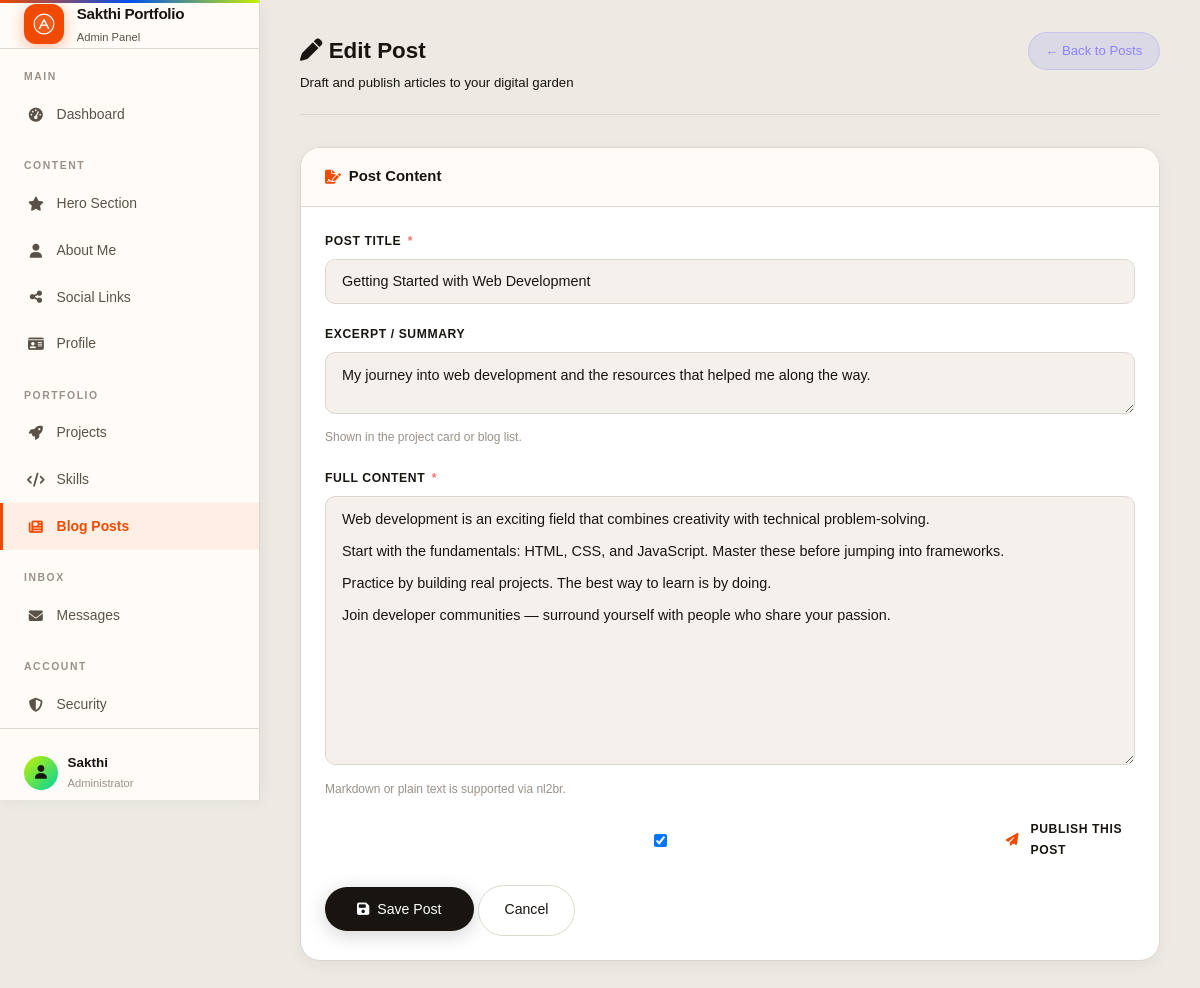
The page /admin/note-edit.php?id=1 (signed in) on the database its author committed.
### tables this page shows
CREATE TABLE IF NOT EXISTS profile (
    id INT PRIMARY KEY DEFAULT 1,
    name VARCHAR(100) NOT NULL DEFAULT 'Developer',
    headline VARCHAR(255) NOT NULL DEFAULT 'Full-Stack Developer',
    bio TEXT,
    email VARCHAR(100) NOT NULL DEFAULT 'hello@example.com',
    avatar VARCHAR(255) DEFAULT NULL,
    resume VARCHAR(255) DEFAULT NULL,
    github VARCHAR(255) DEFAULT NULL,
    linkedin VARCHAR(255) DEFAULT NULL,
    twitter VARCHAR(255) DEFAULT NULL,
    updated_at TIMESTAMP DEFAULT CURRENT_TIMESTAMP ON UPDATE CURRENT_TIMESTAMP
);

CREATE TABLE IF NOT EXISTS notes (
    id INT AUTO_INCREMENT PRIMARY KEY,
    title VARCHAR(200) NOT NULL,
    excerpt TEXT,
    content TEXT NOT NULL,
    published TINYINT(1) DEFAULT 0,
    created_at TIMESTAMP DEFAULT CURRENT_TIMESTAMP,
    updated_at TIMESTAMP DEFAULT CURRENT_TIMESTAMP ON UPDATE CURRENT_TIMESTAMP
);

### includes/functions.php (called while the page is built, shortened)
<?php
function escape($string)
{
    return htmlspecialchars($string ?? '', ENT_QUOTES | ENT_SUBSTITUTE, 'UTF-8');
}
function getProfile()
{
    $db = Database::getInstance();
    $profile = $db->getRow("SELECT * FROM profile WHERE id = 1");
    return $profile ?: [
        'name' => 'Developer',
        'headline' => 'Full-Stack Developer',
        'bio' => 'Building digital experiences.',
        'email' => 'hello@example.com',
        'avatar' => null,
        'resume' => null,
        'github' => null,
        'linkedin' => null,
        'twitter' => null,
    ];
}
function getNote($id)
{
    $db = Database::getInstance();
    return $db->getRow("SELECT * FROM notes WHERE id = ?", [(int) $id], 'i');
}

### includes/db.php (called while the page is built, shortened)
<?php
class Database {
    private static $instance = null;
    private $connection;
    private function __construct() {
        try {
            $this->connection = new mysqli(DB_HOST, DB_USER, DB_PASS, DB_NAME);
            $this->connection->set_charset('utf8mb4');
        } catch (mysqli_sql_exception $e) {
            error_log("Database connection failed: " . $e->getMessage());
            if (defined('DB_HOST') && DB_HOST === 'localhost') {
                die('<div style="font-family:sans-serif;padding:2rem;background:#1a1a24;color:#ff4444;border:1px solid #ff4444;border-radius:12px;margin:2rem;max-width:600px;">
                    <h2>⚠️ Database Connection Failed</h2>
                    <p>' . htmlspecialchars($e->getMessage()) . '</p>
                    <p style="color:#a0a0b0;margin-top:1rem;">Run <a href="' . BASE_URL . '/setup.php" style="color:#6c5ce7;">setup.php</a> to create the database.</p>
                </div>');
            } else {
                die("Database connection error. Please try again later.");
            }
        }
    }
    public static function getInstance() {
        if (self::$instance === null) {
            self::$instance = new self();
        }
        return self::$instance;
    }
    public function query($sql, $params = [], $types = '') {
        try {
            $stmt = $this->connection->prepare($sql);
            if (!empty($params)) {
                $stmt->bind_param($types, ...$params);
            }
            $stmt->execute();
            return $stmt;
        } catch (mysqli_sql_exception $e) {
            error_log("Query failed: " . $e->getMessage() . " | SQL: " . $sql);
            return false;
        }
    }
    public function getRow($sql, $params = [], $types = '') {
        $stmt = $this->query($sql, $params, $types);
        if ($stmt) {
            $result = $stmt->get_result();
            return $result->fetch_assoc();
        }
        return null;
    }
}

### includes/auth.php (called while the page is built, shortened)
<?php
require_once __DIR__ . '/db.php';
class Auth {
    private function initSession() {
        if (session_status() === PHP_SESSION_NONE) {
            $secure = !empty($_SERVER['HTTPS']) && $_SERVER['HTTPS'] !== 'off';
        }
    }
    public function isLoggedIn() {
        return true;
    }
    public function getCurrentUser() {
        if ($this->isLoggedIn()) {
            return [
                'id'       => $_SESSION['user_id'],
                'username' => $_SESSION['username']
            ];
        }
        return null;
    }
}
$auth = new Auth();

### admin/note-edit.php (the view, shortened to what this page needs)
<?php
require_once '../includes/db.php';
require_once '../includes/auth.php';
require_once '../includes/functions.php';
$auth->requireLogin();
$id = isset($_GET['id']) ? (int) $_GET['id'] : 0;
$note = $id ? getNote($id) : null;
require_once '../includes/header.php';
?>
<div class="admin-layout">
    <?php include __DIR__ . '/_sidebar.php'; ?>
    <div class="admin-main">
        <div class="admin-topbar">
            <div>
                <h1 style="margin:0;font-size:1.4rem;font-weight:700;color:var(--text-strong)">
                    <i class="fa-solid fa-<?php echo $id ? 'pen' : 'plus'; ?>" style="color:var(--accent)"></i>
                    <?php echo $id ? 'Edit Post' : 'New Post'; ?>
                </h1>
                <p style="font-size:.83rem;color:var(--text-muted);margin-top:.1rem">Draft and publish articles to your
                    digital garden</p>
            </div>
            <a href="<?php echo BASE_URL; ?>/admin/notes.php" class="btn-glass btn-sm">← Back to Posts</a>
        </div>
        <div class="admin-card">
            <div class="admin-card-header">
                <h2><i class="fa-solid fa-file-signature"></i> Post Content</h2>
            </div>
            <div class="admin-card-body">
                <form method="POST" class="admin-form">
                    <div class="field">
                        <label for="title">Post Title <span style="color:#f87171">*</span></label>
                        <input type="text" id="title" name="title"
                            value="<?php echo escape($note['title'] ?? $_POST['title'] ?? ''); ?>" required
                            placeholder="Enter a catchy title...">
                    </div>
                    <div class="field">
                        <label for="excerpt">Excerpt / Summary</label>
                        <textarea id="excerpt" name="excerpt" rows="2"
                            placeholder="Brief summary shown on the blog index..."><?php echo escape($note['excerpt'] ?? $_POST['excerpt'] ?? ''); ?></textarea>
                        <p class="form-hint">Shown in the project card or blog list.</p>
                    </div>
                    <div class="field">
                        <label for="content">Full Content <span style="color:#f87171">*</span></label>
                        <textarea id="content" name="content" rows="15" required
                            placeholder="Write your post content here..."><?php echo escape($note['content'] ?? $_POST['content'] ?? ''); ?></textarea>
                        <p class="form-hint">Markdown or plain text is supported via nl2br.</p>
                    </div>
                    <div class="field" style="display:flex; align-items:center; gap:0.6rem">
                        <input type="checkbox" id="published" name="published" <?php echo (($note['published'] ?? false) || isset($_POST['published'])) ? 'checked' : ''; ?>>
                        <label for="published" style="margin-bottom:0; cursor:pointer">
                            <i class="fa-solid fa-paper-plane" style="font-size:0.8rem; margin-right:0.3rem"></i>
                            Publish this post
                        </label>
                    </div>
                    <div class="form-actions" style="margin-top:1.5rem">
                        <button type="submit" class="btn-primary">
                            <i class="fa-solid fa-floppy-disk"></i> Save Post
                        </button>
                        <a href="<?php echo BASE_URL; ?>/admin/notes.php" class="btn-glass">Cancel</a>
                    </div>
                </form>
            </div>
        </div>
    </div>
</div>
<?php require_once '../includes/footer.php'; ?>

### admin/_sidebar.php (shortened to what this page needs)
<?php
$currentPage = basename($_SERVER['PHP_SELF']);
$profile = $profile ?? getProfile();
$currentUser = $auth->getCurrentUser();
?>
<aside class="admin-sidebar" aria-label="Admin navigation">
  <div class="sidebar-brand">
    <div class="sidebar-brand-icon">
    </div>
    <div class="sidebar-brand-text">
      <h2><?php echo escape(SITE_NAME); ?></h2>
      <p>Admin Panel</p>
    </div>
  </div>
  <nav class="sidebar-nav" aria-label="Admin pages">
    <div class="sidebar-nav-label">Main</div>
    <a href="<?php echo BASE_URL; ?>/admin/dashboard.php"
      class="<?php echo $currentPage === 'dashboard.php' ? 'active' : ''; ?>">
      <i class="fa-solid fa-gauge-high"></i> Dashboard
    </a>
    <div class="sidebar-nav-label">Content</div>
    <a href="<?php echo BASE_URL; ?>/admin/hero.php" class="<?php echo $currentPage === 'hero.php' ? 'active' : ''; ?>">
      <i class="fa-solid fa-star"></i> Hero Section
    </a>
    <a href="<?php echo BASE_URL; ?>/admin/about.php"
      class="<?php echo $currentPage === 'about.php' ? 'active' : ''; ?>">
      <i class="fa-solid fa-user"></i> About Me
    </a>
    <a href="<?php echo BASE_URL; ?>/admin/social.php"
      class="<?php echo $currentPage === 'social.php' ? 'active' : ''; ?>">
      <i class="fa-solid fa-share-nodes"></i> Social Links
    </a>
    <a href="<?php echo BASE_URL; ?>/admin/profile.php"
      class="<?php echo $currentPage === 'profile.php' ? 'active' : ''; ?>">
      <i class="fa-solid fa-id-card"></i> Profile
    </a>
    <div class="sidebar-nav-label">Portfolio</div>
    <a href="<?php echo BASE_URL; ?>/admin/projects.php"
      class="<?php echo in_array($currentPage, ['projects.php', 'project-edit.php']) ? 'active' : ''; ?>">
      <i class="fa-solid fa-rocket"></i> Projects
    </a>
    <a href="<?php echo BASE_URL; ?>/admin/skills.php"
      class="<?php echo in_array($currentPage, ['skills.php', 'skill-edit.php']) ? 'active' : ''; ?>">
      <i class="fa-solid fa-code"></i> Skills
    </a>
    <a href="<?php echo BASE_URL; ?>/admin/notes.php"
      class="<?php echo in_array($currentPage, ['notes.php', 'note-edit.php']) ? 'active' : ''; ?>">
      <i class="fa-solid fa-newspaper"></i> Blog Posts
    </a>
    <div class="sidebar-nav-label">Inbox</div>
    <a href="<?php echo BASE_URL; ?>/admin/messages.php"
      class="<?php echo $currentPage === 'messages.php' ? 'active' : ''; ?>">
      <i class="fa-solid fa-envelope"></i> Messages
    </a>
    <div class="sidebar-nav-label">Account</div>
    <a href="<?php echo BASE_URL; ?>/admin/security.php"
      class="<?php echo $currentPage === 'security.php' ? 'active' : ''; ?>">
      <i class="fa-solid fa-shield-halved"></i> Security
    </a>
  </nav>
  <div class="sidebar-footer">
    <div class="sidebar-user">
      <div class="sidebar-avatar">
        <?php if (!empty($profile['avatar'])): ?>
          <img src="<?php echo UPLOAD_URL . escape($profile['avatar']); ?>" alt=""
            style="width:32px;height:32px;object-fit:cover;border-radius:50%">
        <?php else: ?>
          <i class="fa-solid fa-user" style="font-size:.85rem"></i>
        <?php endif; ?>
      </div>
      <div>
        <div class="sidebar-username"><?php echo escape($currentUser['username'] ?? 'Admin'); ?></div>
        <div class="sidebar-role">Administrator</div>
      </div>
    </div>
  </div>
</aside>

### assets/css/style.css (style rules this page uses)
:root { --bg: #0a0a0f; --bg2: #111118; --bg3: #1a1a24; --card: #13131c; --card2: #1e1e2e; --stroke: rgba(108, 99, 255, 0.18); --stroke2: rgba(255, 255, 255, 0.07); --violet: #6c63ff; --violet2: #8b83ff; --cyan: #00d4ff; --coral: #ff6b6b; --green: #39d98a; --gold: #ffd166; --ink: #e8e8f0; --ink2: #9898b8; --ink3: #5a5a7a; --glow-v: rgba(108, 99, 255, 0.35); --glow-c: rgba(0, 212, 255, 0.25); --shadow-sm: 0 2px 12px rgba(0, 0, 0, .4); --shadow-card: 0 8px 32px rgba(0, 0, 0, .5); --shadow-hover: 0 20px 56px rgba(108, 99, 255, .2); --shadow-glow: 0 0 40px rgba(108, 99, 255, .25); --radius: 16px; --radius-sm: 10px; --radius-pill: 100px; --tr: .22s ease; --font: 'Inter', sans-serif; --font-head: 'Space Grotesk', sans-serif; --navbar-h: 70px; }
*, *::before, *::after { box-sizing: border-box; margin: 0; padding: 0 }
html { scroll-behavior: smooth }
body { font-family: var(--font); background: var(--bg); color: var(--ink); overflow-x: hidden; line-height: 1.7; }
a { color: var(--violet); text-decoration: none; transition: color var(--tr) }
.btn-glass.btn-sm { padding: .4rem 1rem; font-size: .8rem; background: rgba(108, 99, 255, .12); border: 1px solid var(--stroke); color: var(--violet2); border-radius: var(--radius-pill); display: inline-flex; align-items: center; gap: .4rem; transition: all var(--tr); }
.btn-primary { display: inline-flex; align-items: center; gap: .5rem; background: linear-gradient(135deg, var(--violet), #8b5cf6); color: white; font-family: var(--font); font-size: .88rem; font-weight: 600; padding: .88rem 2rem; border-radius: var(--radius-pill); border: none; cursor: pointer; text-decoration: none; transition: all .25s; box-shadow: 0 4px 20px var(--glow-v); }
.btn-glass { display: inline-flex; align-items: center; gap: .45rem; background: var(--card2); color: var(--ink); font-size: .88rem; font-weight: 500; border: 1px solid var(--stroke2); border-radius: var(--radius-pill); padding: .78rem 1.6rem; cursor: pointer; transition: all .25s; text-decoration: none; }
.field { margin-bottom: 1.2rem }
.field label { display: block; font-size: .73rem; font-weight: 600; letter-spacing: .06em; text-transform: uppercase; color: var(--ink3); margin-bottom: .45rem; }
.field input, .field textarea, .field select { width: 100%; padding: .82rem 1rem; border: 1px solid var(--stroke2); border-radius: var(--radius-sm); font-family: var(--font); font-size: .9rem; color: var(--ink); background: var(--bg3); outline: none; resize: vertical; transition: border-color .2s, box-shadow .2s; }
.field input::placeholder, .field textarea::placeholder { color: var(--ink3) }

### rows shown on the page
profile: name "Sakthi"
notes: title "Getting Started with Web Development", excerpt "My journey into web development and the resources that helped me along the way.", content "Web development is an exciting field that combines creativity with technical problem-solving. Start with the fundamentals: HTML, CSS, and JavaScript. Master these before jumping into frameworks. Practice by building real projects. The best way to learn is by doing. Join developer communities — surround yourself with people who share your passion.", published "☑"

### other values the page prints
SITE_NAME "Sakthi Portfolio"
